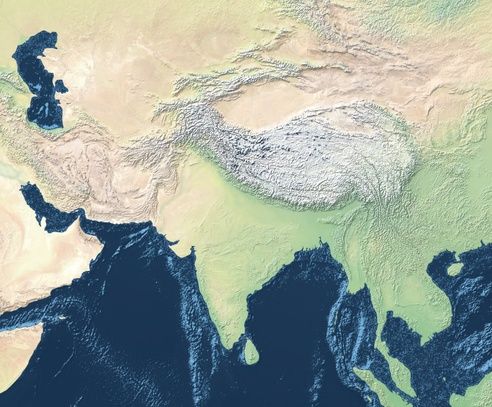
#> input picture animation-lab/assets/maps/south-asia-relief.jpg, 492 x 407 px, shrunk from 2400 x 1985 before the run
$ python grade_relief.py
#> lines starting #> are read from the running program, lines starting #| are printed output that depends on the picture; after the words box and inside, x2 and y2 are one past the last pixel; in counts of white or black regions, pixels touching at a corner belong together
"""Grade Natural Earth relief so oceans are dark teal and land stays natural.

The source rasters are not modified. Documentary renders read the graded copies.
"""
from __future__ import annotations

from pathlib import Path

import numpy as np
from PIL import Image

LAB = Path(__file__).resolve().parent.parent


def grade_image(source: Path, dest: Path) -> None:
    image = Image.open(source).convert("RGB")
#> image is the input picture: PIL image 492x407 RGB; mean R, G, B 154.7, 165, 155.9
    pixels = np.asarray(image).astype(np.float32)
    red = pixels[:, :, 0]
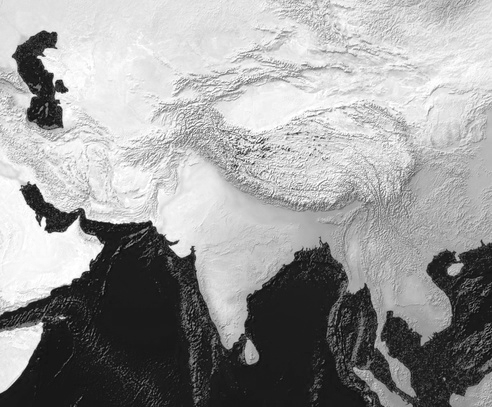
#> red: shape (407, 492) float32; min 0, max 255, mean 154.7
    green = pixels[:, :, 1]
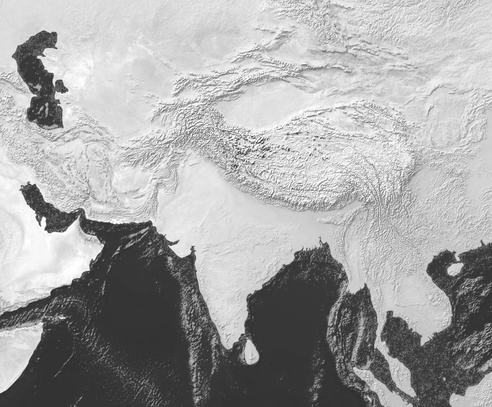
#> green: shape (407, 492) float32; min 32, max 255, mean 165
    blue = pixels[:, :, 2]
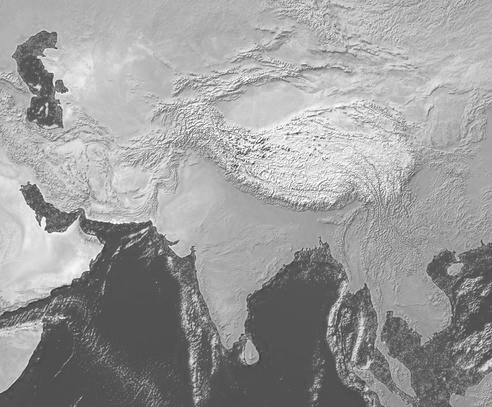
#> blue: shape (407, 492) float32; min 49, max 255, mean 155.9
    luma = 0.30 * red + 0.52 * green + 0.18 * blue
    water = (blue > red + 6) & (blue + 8 > green) & (luma < 170)
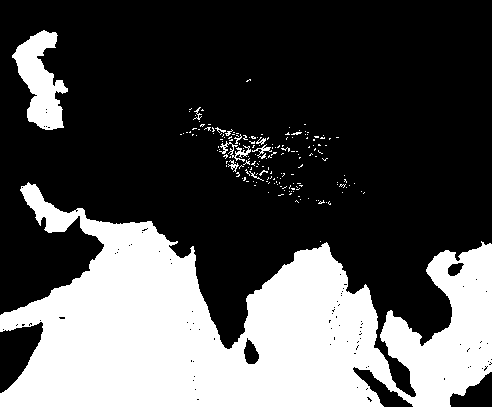
#> water: shape (407, 492) bool; 32% white; 177 white regions (165 under 20 px), largest, box (x1, y1, x2, y2) and area: (0, 182, 492, 407) 60005, (12, 30, 68, 130) 2908, (219, 141, 251, 162) 195
    depth = np.clip((luma - 8.0) / 150.0, 0.0, 1.0)
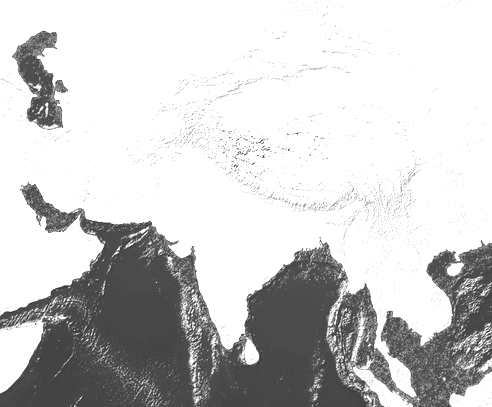
#> depth: shape (407, 492) float32; min 0.141, max 1, mean 0.8
    # #082831 at the dark end, #103E4A through the mids. Highlights stay restrained.
    target_r = 8.0 + depth * 14.0
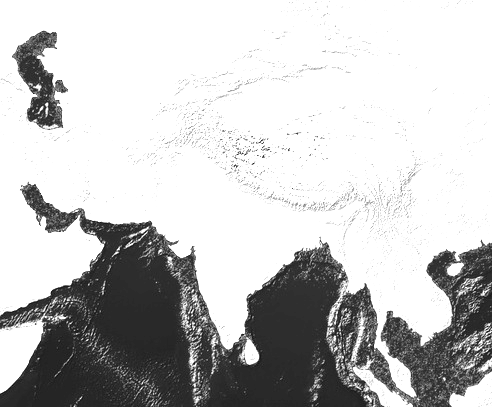
#> target_r: shape (407, 492) float32; min 9.97, max 22, mean 19.2; drawn with min black and max white
    target_g = 36.0 + depth * 28.0
    target_b = 46.0 + depth * 32.0
    pixels[:, :, 0] = np.where(water, red * 0.18 + target_r * 0.82, red)
    pixels[:, :, 1] = np.where(water, green * 0.18 + target_g * 0.82, green)
    pixels[:, :, 2] = np.where(water, blue * 0.18 + target_b * 0.82, blue)
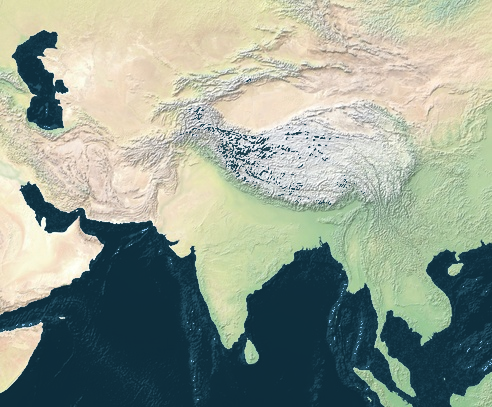
#> pixels: shape (407, 492, 3) float32; mean R, G, B 147.9, 159, 145.5
    land = ~water
    # A small warm pull on land, without raising contrast.
    pixels[:, :, 0] = np.where(land, np.clip(red * 1.03 + 2.0, 0, 255), pixels[:, :, 0])
    pixels[:, :, 2] = np.where(land, np.clip(blue * 0.94, 0, 255), pixels[:, :, 2])
    dest.parent.mkdir(parents=True, exist_ok=True)
    Image.fromarray(pixels.astype(np.uint8)).save(dest, quality=88, optimize=True)


def grade_default_rasters() -> list[Path]:
    pairs = [
        (LAB / "assets/maps/south-asia-relief.jpg", LAB / "assets/maps/south-asia-relief-doc.jpg"),
        (LAB / "assets/maps/world/world-relief.jpg", LAB / "assets/maps/world/world-relief-doc.jpg"),
    ]
    written = []
    for source, dest in pairs:
        if not source.is_file():
            continue
        grade_image(source, dest)
        written.append(dest)
    return written


if __name__ == "__main__":
    for path in grade_default_rasters():
        print(path)
